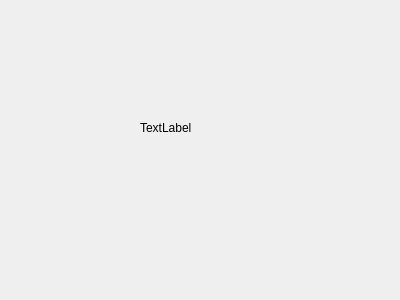
<?xml version="1.0" encoding="UTF-8"?>
<ui version="4.0">
 <class>Form</class>
 <widget class="QWidget" name="Form">
  <property name="geometry">
   <rect>
    <x>0</x>
    <y>0</y>
    <width>400</width>
    <height>300</height>
   </rect>
  </property>
  <property name="windowTitle">
   <string>Form</string>
  </property>
  <widget class="QLabel" name="label">
   <property name="geometry">
    <rect>
     <x>140</x>
     <y>120</y>
     <width>60</width>
     <height>16</height>
    </rect>
   </property>
   <property name="text">
    <string>TextLabel</string>
   </property>
  </widget>
 </widget>
 <resources/>
 <connections/>
</ui>
